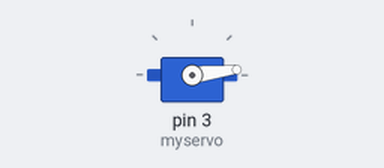
Recording of a sketch running on a simulated Arduino Uno, built with avr-gcc and run on an emulated ATmega328P. Parts: servo.

Above: at 0.05 s.
At 0.85 s:
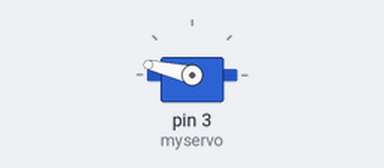
At 1.2 s:
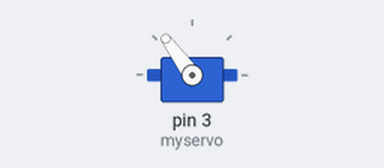
At 1.7 s:
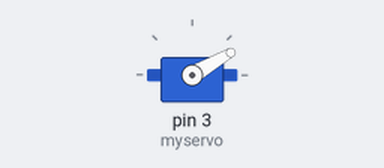
Timing chart, 0 to 4.2 s (numbered marks = the images above):
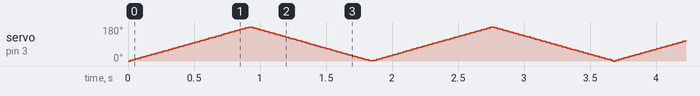

The sketch:

Micro_servo_9g_file.ino
```cpp
#include <Arduino.h>
#include <Servo.h>

Servo myservo;

#define PI 3.1415926535897932384626433832795

int pos = 0;

void setup(){
    myservo.attach(3);
}

void loop() {
    for (pos = 0; pos <= 180; pos+=1){
        myservo.write(pos);
        delay(5);
    }
    for (pos = 180; pos >= 0; pos-=1){
        myservo.write(pos);
        delay(5);
    }
}
```
